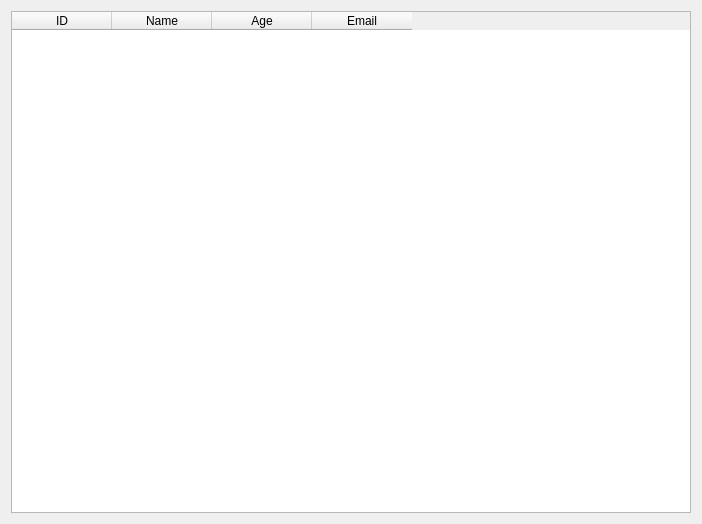
<?xml version="1.0" encoding="UTF-8"?>
<ui version="4.0">
 <class>Widget</class>
 <widget class="QWidget" name="Widget">
  <property name="geometry">
   <rect>
    <x>0</x>
    <y>0</y>
    <width>702</width>
    <height>524</height>
   </rect>
  </property>
  <property name="windowTitle">
   <string>Widget</string>
  </property>
  <layout class="QVBoxLayout" name="verticalLayout">
   <item>
    <widget class="QTableWidget" name="tableWidget">
     <column>
      <property name="text">
       <string>ID</string>
      </property>
     </column>
     <column>
      <property name="text">
       <string>Name</string>
      </property>
     </column>
     <column>
      <property name="text">
       <string>Age</string>
      </property>
     </column>
     <column>
      <property name="text">
       <string>Email</string>
      </property>
     </column>
    </widget>
   </item>
  </layout>
 </widget>
 <resources/>
 <connections/>
</ui>
